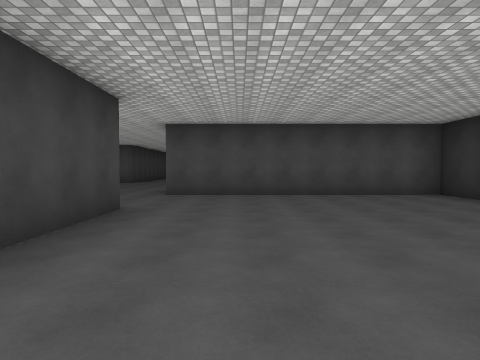
view 1 (above)

24 first-person views from a walk through a scene from a Unity 3-D project. The camera is 1.5 m above the floor, tilts 2° down and sees 75° across. The floor is counted in squares, 2.6 m on a side. Each view is taken from the middle of a square. On the plan, view 1 faces up. The plan holds only what a view shows up to about 9 squares ahead; the rest is blank. The place goes on beyond the plan. The player character is not drawn. Some animated figures are not drawn. Surface patterns are stand-ins for the level's own textures.

view 2
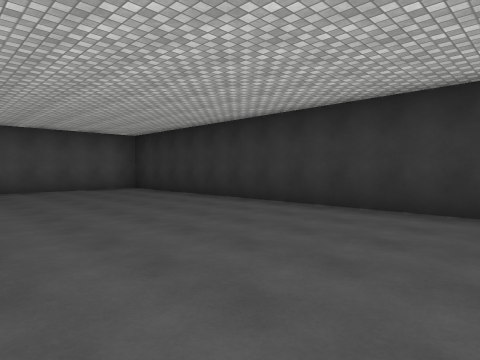

view 3
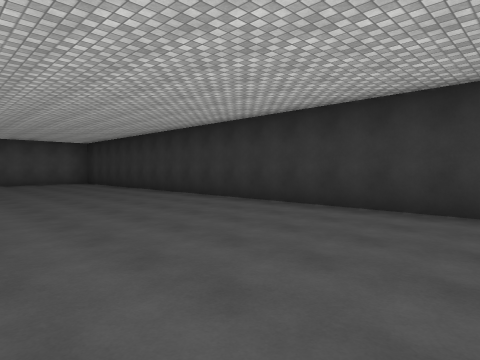

view 4
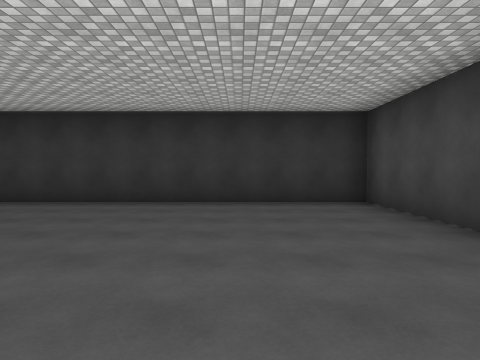

view 5
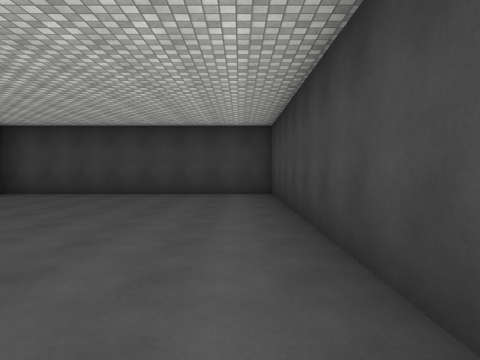

view 6
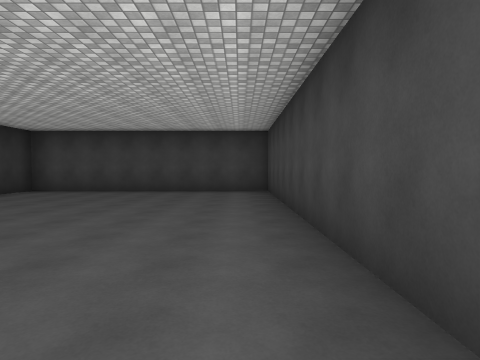

view 7
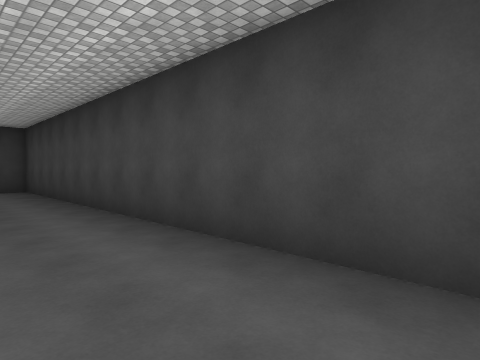

view 8
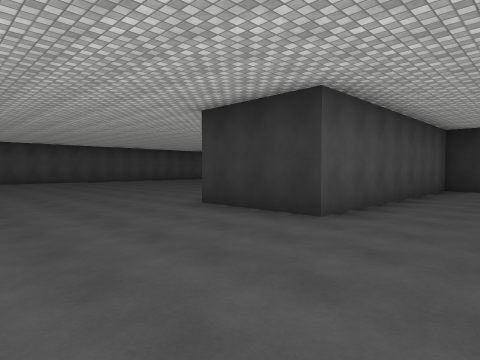

view 9
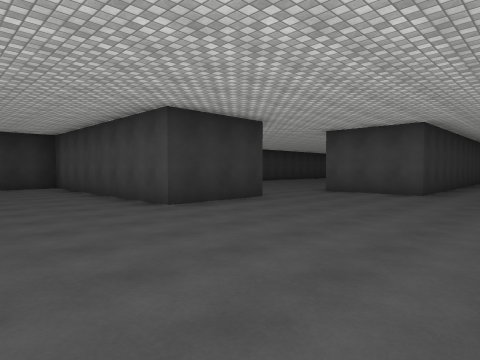

view 10
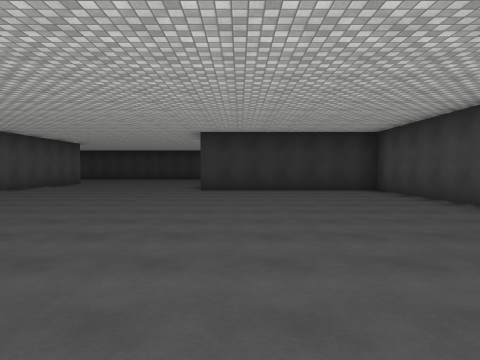

view 11
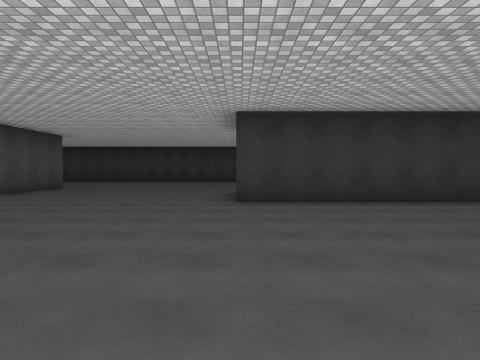

view 12
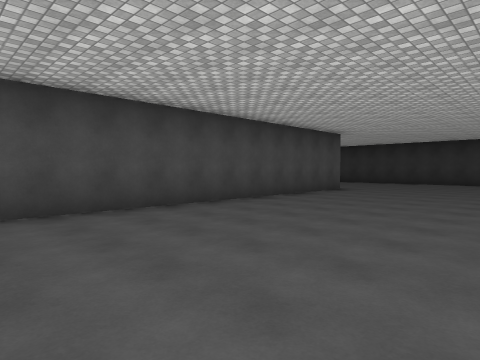

view 13
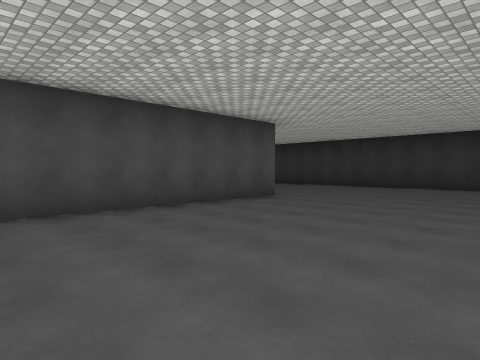

view 14
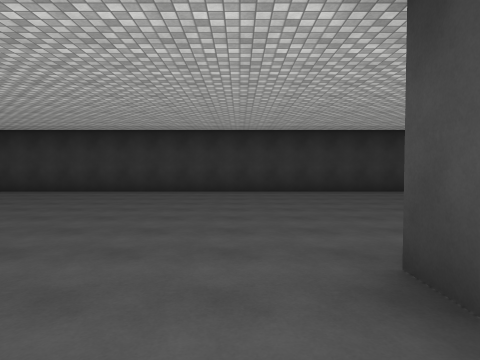

view 15
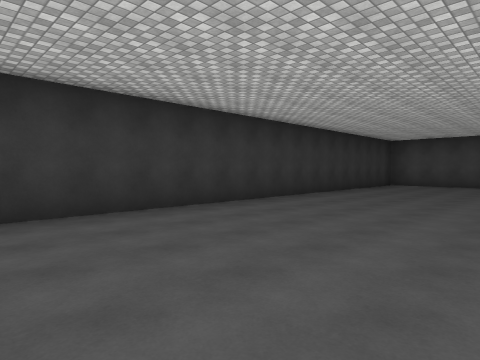

view 16
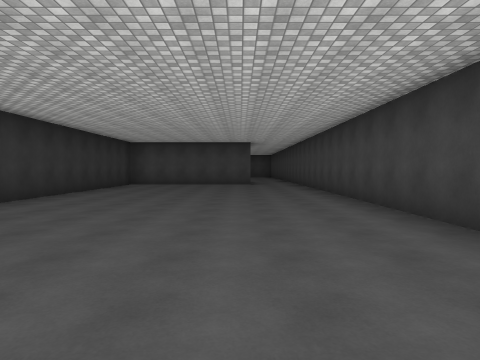

view 17
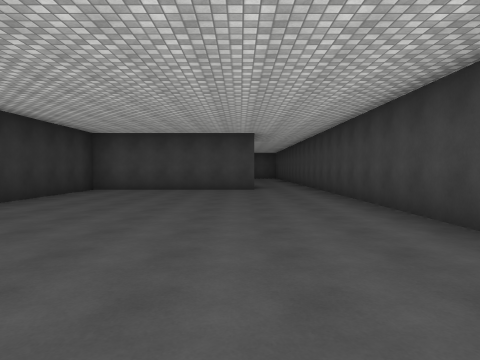

view 18
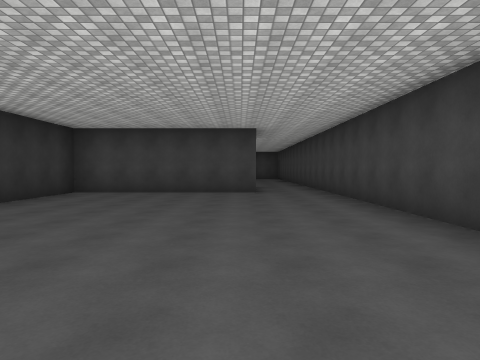

view 19
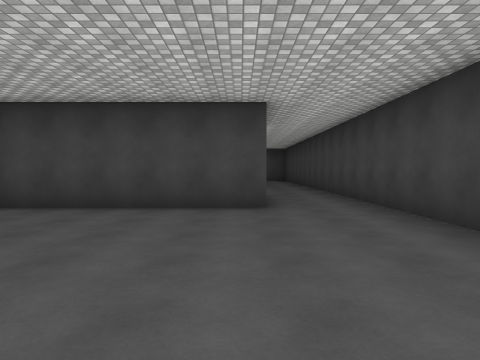

view 20
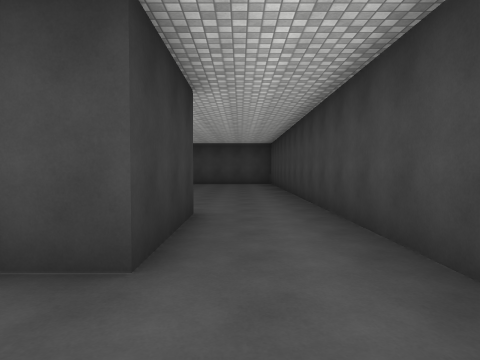

view 21
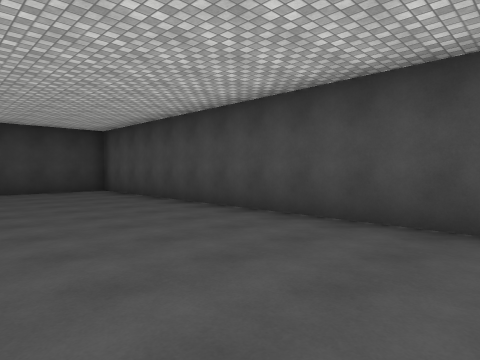

view 22
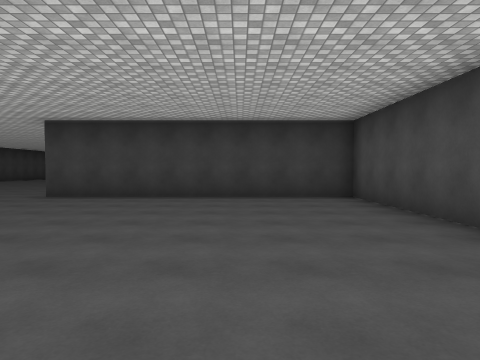

view 23
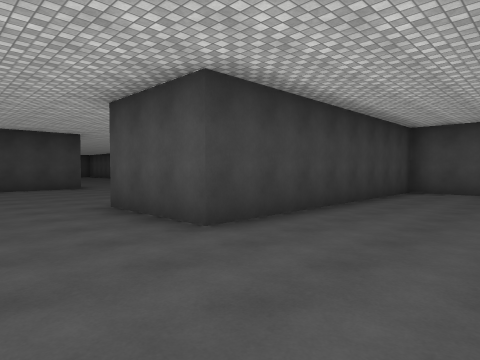

view 24
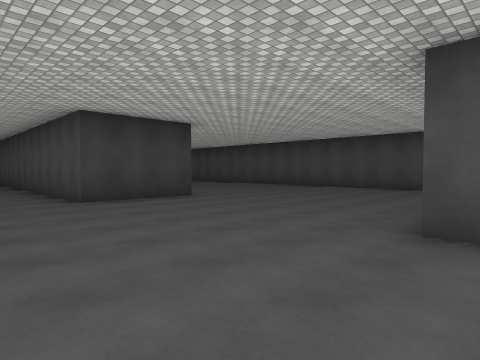

### Floor plan
Points are (right, up) in squares from view 1. A wall is a line through its corners. A room is listed if a view was taken in it or the views show most of it. See-through windows are left out.
Room 1 (views 1, 2, 3, 4, 5, 6, 7)
walls: (-1.7, 4.5) (-1.7, -8.2) (4.5, -8.2) (4.5, 7) (-0.4, 7)
ways out: opening at (-1.5, 5.5) to room 2
Room 2 (views 8, 9, 10, 11, 12, 13, 14, 15, 16, 17, 18, 19, 20, 21, 22, 23, 24)
walls: (-11.7, 14.2) (-11.7, 11.9) (-16.9, 11.9); (-0.4, 7) (-1.6, 7) (-1.6, 9.3) (4.5, 9.3) (4.5, 14.1); (-8.4, 19.3) (-9.4, 19.3); (-4, 1.1) (-4, 4.5) (-1.7, 4.5); (6.1, 14.1) (6.9, 14.1); (6.8, 11.1) (6.8, -1.4); (8.5, 19.3) (-4.5, 19.3) (-4.5, 13) (-6.9, 13); (8.6, -0.1) (8.6, 2.3) (13.1, 2.3) (13.1, 21.2)
ways out: opening at (-1.5, 5.5) to room 1; opening at (7.5, -0.5)

Positions as (right, up) in squares from view 1, and headings:
1: (0, 0), facing up
2: (0, -2), facing up-right
3: (0, -6), facing up-right
4: (-1, -6), facing right
5: (-1, -1), facing down
6: (-1, 0), facing down
7: (0, 1), facing down-left
8: (-5, 5), facing up-right
9: (-6, 12), facing down-right
10: (-4, 13), facing right
11: (-1, 14), facing right
12: (0, 15), facing up-right
13: (3, 15), facing up-right
14: (5, 15), facing right
15: (9, 14), facing down-right
16: (9, 14), facing down
17: (9, 11), facing down
18: (9, 10), facing down
19: (9, 7), facing down
20: (8, 4), facing down
21: (4, 16), facing up-left
22: (2, 17), facing left
23: (-2, 11), facing up-left
24: (-6, 10), facing up-left
